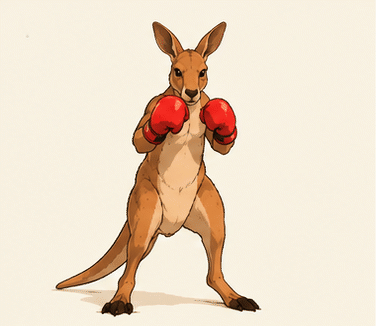
#> input picture kangaroo_punch.gif, 376 x 326 px
$ python -i create_gif.py   (imports and definitions only)
#> lines starting #> are read from the running program, lines starting #| are printed output that depends on the picture; after the words box and inside, x2 and y2 are one past the last pixel; in counts of white or black regions, pixels touching at a corner belong together
#> further down, picture is the input picture: PIL image 376x326 P; mean R, G, B 236.1, 219, 198.7
#!/usr/bin/env python3
from pathlib import Path
from PIL import Image, ImageFilter

PROJECT_DIR = Path(__file__).resolve().parent
OUTPUT_PATH = PROJECT_DIR / "kangaroo_punch.gif"
NUMBER_BOX = (12, 10, 44, 44)
NUMBER_DONOR_OFFSET = (36, 0)


# [28 lines left out: functions ensure_pillow, load_frames, not called in this run]


def remove_corner_number(frame):
    left, top, right, bottom = NUMBER_BOX
    width = right - left
    height = bottom - top
    donor_x = left + NUMBER_DONOR_OFFSET[0]
    donor_y = top + NUMBER_DONOR_OFFSET[1]
    if donor_x + width > frame.width or donor_y + height > frame.height:
        raise SystemExit(
            f"Fehler: Das Bild {frame.size} ist zu klein für die einstellbare Nummernretusche."
        )

    donor = frame.crop((donor_x, donor_y, donor_x + width, donor_y + height))
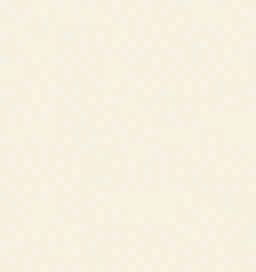
#> donor: PIL image 32x34 P (shown 8 times larger); mean R, G, B 247.8, 240.9, 225.1
    mask = Image.new("L", (width, height), 0)
#> mask: PIL image 32x34 L; every value is 0
    mask.paste(255, (4, 4, width - 4, height - 4))
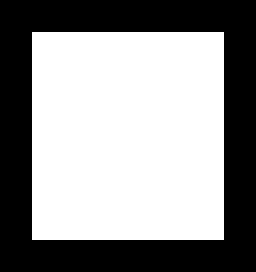
#> mask: PIL image 32x34 L (shown 8 times larger); 57.4% white; 1 black region, box (x1, y1, x2, y2) and area: (0, 0, 32, 34) 464
    mask = mask.filter(ImageFilter.GaussianBlur(3))
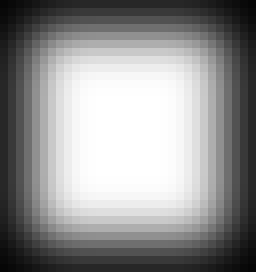
#> mask: PIL image 32x34 L (shown 8 times larger); min 6, max 255, mean 144.6
    frame.paste(donor, (left, top), mask)
    return frame


# [50 lines left out: functions validate_frame_sizes, build_animation, save_gif, main, not called in this run]


# [2 lines not run here, left out]

>>> from PIL import Image
>>> picture = Image.open('kangaroo_punch.gif')
>>> result = remove_corner_number(picture)
